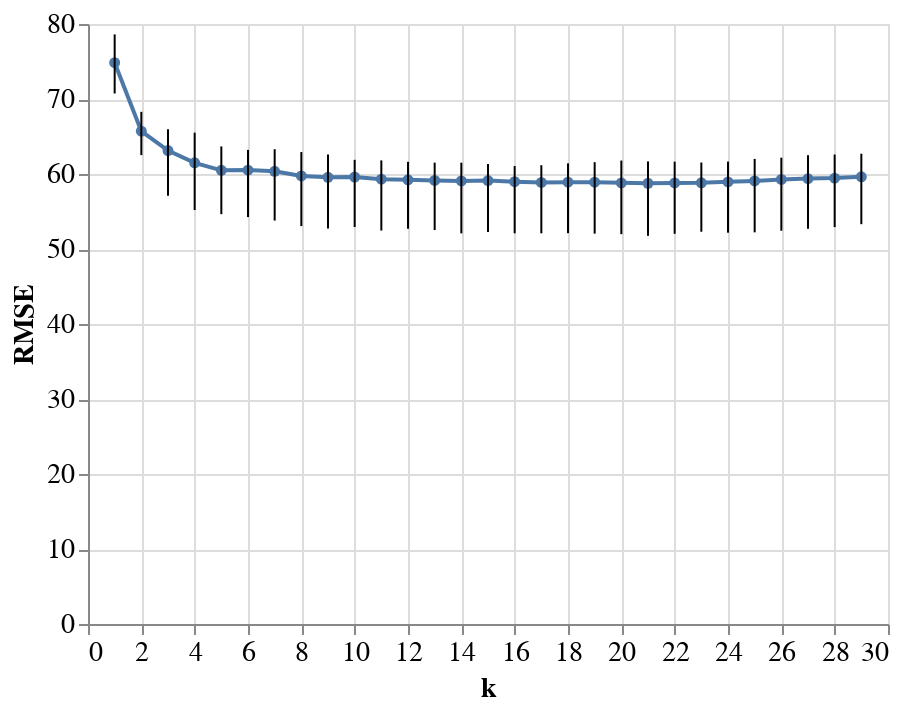

Notebook cell for this chart:
### Markdown cell above
We'll use the `altair` library to make a plot of these results:

### Code cell
plotting.cv_results(cv_results_df)

### Figure 1 — Vega-Lite specification as saved in the notebook (floating-point values rounded to 4 significant figures)
{"config": {"view": {"continuousWidth": 400, "continuousHeight": 300}, "axis": {"labelFontSize": 14, "titleFontSize": 14}}, "layer": [{"mark": {"type": "line", "point": true, "strokeWidth": 2}, "encoding": {"x": {"type": "quantitative", "field": "k"}, "y": {"type": "quantitative", "field": "Mean"}}}, {"mark": "errorbar", "encoding": {"x": {"type": "quantitative", "field": "k"}, "y": {"type": "quantitative", "field": "Min", "title": "RMSE"}, "y2": {"field": "Max"}}}], "data": {"name": "data-aeb2b9c3ef2022323a043e7414bf4082"}, "$schema": "https://vega.github.io/schema/vega-lite/v4.8.1.json", "datasets": {"data-aeb2b9c3ef2022323a043e7414bf4082": [{"k": 1, "Mean": 74.84, "Min": 70.74, "Max": 78.61}, {"k": 2, "Mean": 65.71, "Min": 62.52, "Max": 68.29}, {"k": 3, "Mean": 63.12, "Min": 57.1, "Max": 65.96}, {"k": 4, "Mean": 61.49, "Min": 55.2, "Max": 65.51}, {"k": 5, "Mean": 60.49, "Min": 54.64, "Max": 63.68}, {"k": 6, "Mean": 60.52, "Min": 54.25, "Max": 63.22}, {"k": 7, "Mean": 60.36, "Min": 53.79, "Max": 63.3}, {"k": 8, "Mean": 59.74, "Min": 53.05, "Max": 62.93}, {"k": 9, "Mean": 59.56, "Min": 52.73, "Max": 62.6}, {"k": 10, "Mean": 59.59, "Min": 52.94, "Max": 61.89}, {"k": 11, "Mean": 59.3, "Min": 52.46, "Max": 61.82}, {"k": 12, "Mean": 59.22, "Min": 52.7, "Max": 61.62}, {"k": 13, "Mean": 59.13, "Min": 52.52, "Max": 61.51}, {"k": 14, "Mean": 59.07, "Min": 52.08, "Max": 61.5}, {"k": 15, "Mean": 59.13, "Min": 52.27, "Max": 61.32}, {"k": 16, "Mean": 58.97, "Min": 52.09, "Max": 61.06}, {"k": 17, "Mean": 58.87, "Min": 52.09, "Max": 61.17}, {"k": 18, "Mean": 58.9, "Min": 52.11, "Max": 61.42}, {"k": 19, "Mean": 58.9, "Min": 52.05, "Max": 61.57}, {"k": 20, "Mean": 58.82, "Min": 51.98, "Max": 61.79}, {"k": 21, "Mean": 58.77, "Min": 51.75, "Max": 61.68}, {"k": 22, "Mean": 58.81, "Min": 52.03, "Max": 61.64}, {"k": 23, "Mean": 58.83, "Min": 52.3, "Max": 61.53}, {"k": 24, "Mean": 58.95, "Min": 52.18, "Max": 61.65}, {"k": 25, "Mean": 59.07, "Min": 52.22, "Max": 62.01}, {"k": 26, "Mean": 59.27, "Min": 52.43, "Max": 62.18}, {"k": 27, "Mean": 59.39, "Min": 52.69, "Max": 62.51}, {"k": 28, "Mean": 59.45, "Min": 52.92, "Max": 62.59}, {"k": 29, "Mean": 59.63, "Min": 53.31, "Max": 62.7}]}}
